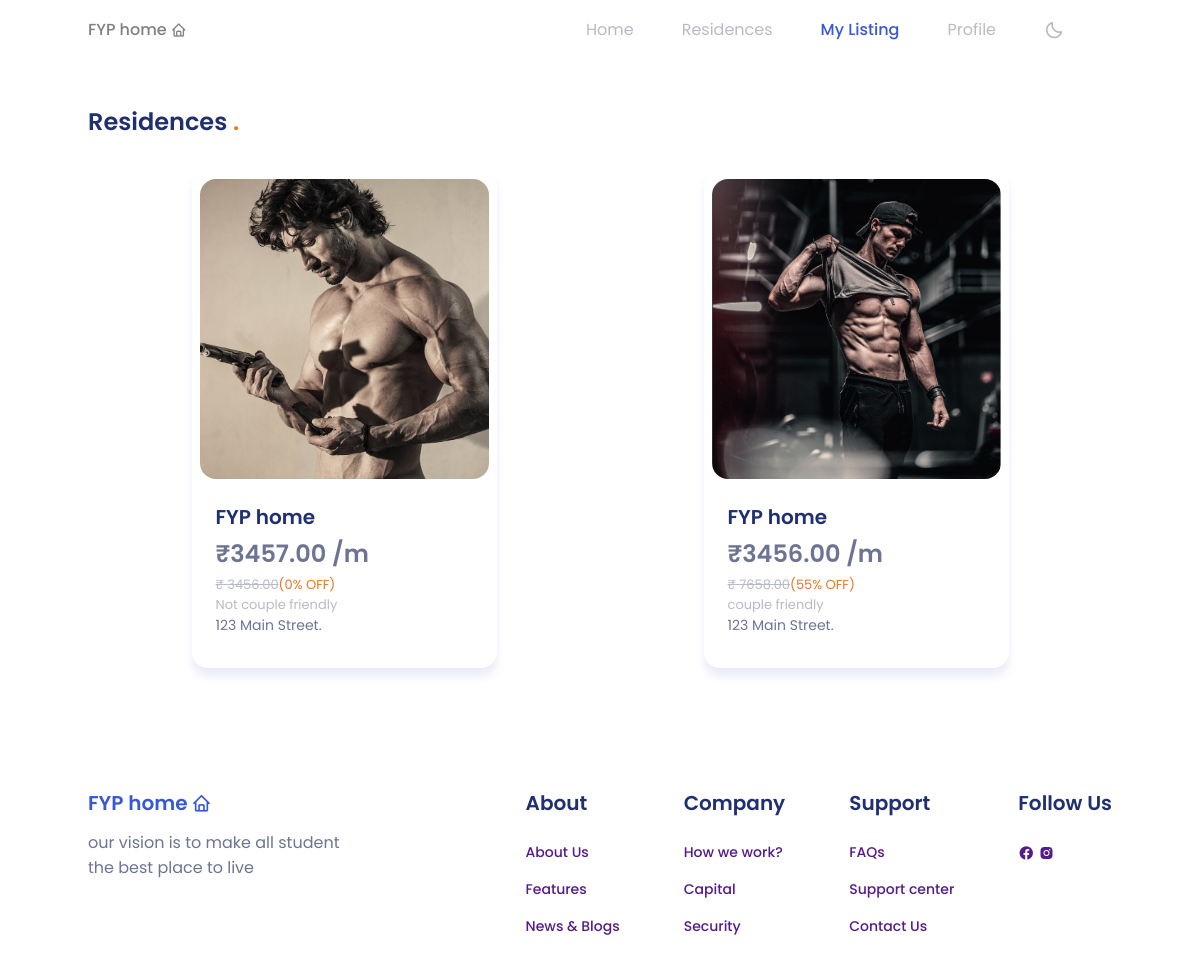
Screenshot of /my_listing/ (signed in) with the database file from the repository.
### core/models.py (models this page shows, shortened)
class Residence(models.Model):
    Rid = ShortUUIDField(unique=True, length=10,
                         max_length=20, alphabet="abcdefgh12345")
    user = models.ForeignKey(User, on_delete=models.SET_NULL, null=True)
    category = models.ForeignKey(
        Category, on_delete=models.SET_NULL, null=True, related_name="category")
    vendor = models.ForeignKey(
        Vendor, on_delete=models.SET_NULL, null=True, related_name="Residence")
    title = models.CharField(max_length=100, default="FYP home")
    image = models.ImageField(
        upload_to=user_directory_path, default="Residence.jpg")
    description = RichTextUploadingField(null=True, blank=True, default="This is the Redidence")
    policies = RichTextUploadingField(null=True, blank=True, default="This is the Redidence")
    features = RichTextUploadingField(null=True, blank=True, default="This is the Redidence")
    facilities = RichTextUploadingField(null=True, blank=True, default="This is the Redidence")
    price = models.DecimalField(
        max_digits=99999999999999, decimal_places=2, default="000")
    old_price = models.DecimalField(
        max_digits=99999999999999, decimal_places=2, default="000")
    address = models.CharField(max_length=100, default="123 Main Street.")
    type = models.CharField(
        max_length=100, default="Not couple friendly", null=True, blank=True)
    Residence_status = models.CharField(
        choices=STATUS, max_length=10, default="in_review")
    status = models.BooleanField(default=True)
    in_stock = models.BooleanField(default=True)
    featured = models.BooleanField(default=False)
    sku = ShortUUIDField(unique=True, length=4, max_length=10,
                        prefix="sku", alphabet="1234567890")
    date = models.DateTimeField(auto_now_add=True)
    updated = models.DateTimeField(null=True, blank=True)
    class Meta:
        verbose_name_plural = "Residences"
    def get_precentage(self):
        new_price = (100 - (self.price / self.old_price) * 100)
        return new_price

### core/views.py (the view)
# urls.py: path("my_listing/", my_listings_view, name="my_listing"),
def my_listings_view(request):
    residence = Residence.objects.filter(user=request.user)
    context = {
        "residence": residence,
        'active_page': 'my_listing',
    }
    return render(request, 'core/my_listing.html', context=context)

### core/context_processors.py (called while the page is built)
def default(request):
    categories = Category.objects.all()
    return {
        'categories':categories,
    }

### templates/core/my_listing.html (shortened to what this page needs)
{% load static %}
<!DOCTYPE html>
<html lang="en">
<head>
    <link href='https://unpkg.com/boxicons@2.1.4/css/boxicons.min.css' rel='stylesheet'>
    <link rel="stylesheet" href="{% static 'assets/css/swiper-bundle.min.css' %}">
    <link rel="stylesheet" href="https://code.jquery.com/ui/1.12.1/themes/base/jquery-ui.css">
    <link rel="stylesheet" href="{% static 'assets/css/styles.css' %}">
</head>
<body>
    <header class="header" id="header">
        <nav class="nav container">
            <a href="#" class="nav__logo">
                FYP home <i class='bx bx-home' ></i>
            </a>
            <div class="nav__menu">
                <ul class="nav__list">
                    <li class="nav__item">
                        <a href="{% url 'core:index' %}" class="nav__link {% if active_page == 'index' %}active-link{% endif %}">
                            <span>Home</span>
                        </a>
                    </li>
                    <li class="nav__item">
                            <a href="{% url 'core:residence' %}" class="nav__link {% if active_page == 'residence' %}active-link{% endif %}">
                            <span>Residences</span>
                        </a>
                    </li>
                    <li class="nav__item">
                        <a href="{% url 'core:my_listing' %}" class="nav__link {% if active_page == 'my_listing' %}active-link{% endif %}">
                            <span>My Listing</span>
                        </a>
                    </li>
                    <li class="nav__item">
                        <a href="{% url 'core:profile' %}" class="nav__link {% if active_page == 'profile' %}active-link{% endif %}">
                            <span>Profile</span>
                        </a>
                    </li>
                </ul>
            </div>
            <i class='bx bx-moon change-theme' id="theme-button"></i>
        </nav>
</header>
<section class="popular section" id="popular">
    <div class="container">
        <div class="sticky-container">
            <h2 class="section__title">
                Residences <span>.</span>
            </h2>
        </div>
    <div class="residence__cont">
        {% for Residence in residence %}
        <div class="residence__container">
                <article class="residence__card">
                    <a href="#">
                        <img src="{{ Residence.image.url }}" alt="" class="residence__img">
                    </a>
                    <div class="residence__data">
                        <h3 class="residence__title">
                            {{ Residence.title }}
                        </h3>
                        <h2 class="residence__price">
                            <span1>₹</span1>{{ Residence.price }} <span2>/m</span2>
                        </h2>
                        <span class="old_price">
                            <del><span1>₹</span1> {{Residence.old_price}} </del><span class="discount">({{Residence.get_precentage|floatformat:0}}% OFF)</span>
                        </span>
                        <span class="old_price">{{Residence.type}} </span>
                        <p class="residence__description">
                            {{Residence.address|truncatechars:30}}
                        </p>
                    </div>
                </article>
        </div>
        {% endfor %}
    </div>
</div>
</section>
    <footer class="footer section">
        <div class="footer__container container grid">
            <div>
                <a href="" class="footer__logo">
                    FYP home <i class='bx bx-home' ></i>
                </a>
                <p class="footer description">
                    our vision is to make all student<br>
                    the best place to live
                </p>
            </div>
            <div class="footer__content">
                <div>
                    <h3 class="footer__title">
                        About
                    </h3>
                    <ul class="footer__links">
                        <li>
                            <a href="" class="footer_link">About Us</a>
                        </li>
                        <li>
                            <a href="" class="footer_link">Features</a>
                        </li>
                        <li>
                            <a href="" class="footer_link">News & Blogs</a>
                        </li>
                    </ul>
                </div>
                <div>
                    <h3 class="footer__title">
                        Company
                    </h3>
                    <ul class="footer__links">
                        <li>
                            <a href="" class="footer_link">How we work?</a>
                        </li>
                        <li>
                            <a href="" class="footer_link">Capital</a>
                        </li>
                        <li>
                            <a href="" class="footer_link">Security</a>
                        </li>
                    </ul>
                </div>
                <div>
                    <h3 class="footer__title">
                        Support
                    </h3>
                    <ul class="footer__links">
                        <li>
                            <a href="" class="footer_link">FAQs</a>
                        </li>
                        <li>
                            <a href="" class="footer_link">Support center</a>
                        </li>
                        <li>
                            <a href="" class="footer_link">Contact Us</a>
                        </li>
                    </ul>
                </div>
                <div>
                    <h3 class="footer__title">
                        Follow Us
                    </h3>
                    <ul class="footer__social">
                        <a href="" class="footer__social-link">
                           <i class='bx bxl-facebook-circle'></i>
                        </a>
                        <a href="" class="footer__social-link">
                            <i class='bx bxl-instagram-alt'></i>
                        </a>
                    </ul>
                </div>
            </div>
        </div>
    </footer>
    </body>
    </html>

### rows the page displays
Residence: image (picture), title "FYP home", price "3457.00", old_price "3456.00", get_precentage "0", type "Not couple friendly", address "123 Main Street."
Residence: image (picture), title "FYP home", price "3456.00", old_price "7658.00", get_precentage "55", type "couple friendly", address "123 Main Street."
